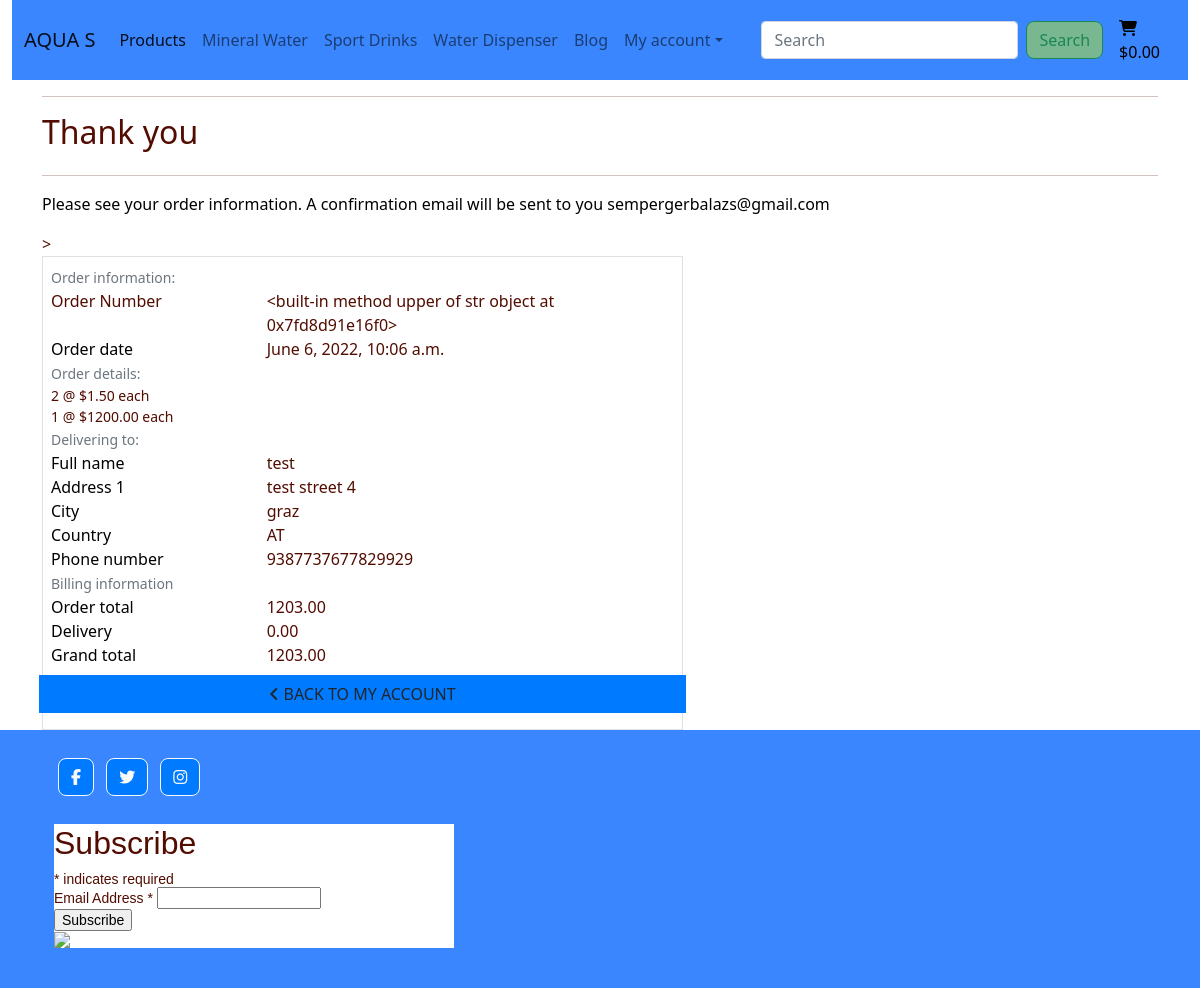
The app's page /profile/order_history/<built-in method upper of str object at 0x7fd8d91e16f0> with its own data.
### checkout/models.py (models this page shows, shortened)
class Order(models.Model):
    order_number = models.CharField(max_length=32, null=False, editable=False)
    user_profile = models.ForeignKey(UserProfile, on_delete=models.SET_NULL,
                                     null=True, blank=True, related_name='orders')
    full_name = models.CharField(max_length=50, null=False, blank=False)
    email = models.EmailField(max_length=254, null=False, blank=False)
    phone_number = models.CharField(max_length=20, null=False, blank=False)
    country = CountryField(blank_label='Country *', null=False, blank=False)
    post_code = models.CharField(max_length=20, null=True, blank=True)
    city = models.CharField(max_length=30, null=False, blank=False)
    address_1 = models.CharField(max_length=30, null=False, blank=False)
    address_2 = models.CharField(max_length=30, null=True, blank=True)
    date = models.DateTimeField(auto_now_add=True)
    delivery_cost = models.DecimalField(max_digits=6, decimal_places=2, null=False, default=0)
    order_total = models.DecimalField(max_digits=10, decimal_places=2, null=False, default=0)
    grand_total = models.DecimalField(max_digits=10, decimal_places=2, null=False, default=0)
    original_bag = models.TextField(null=False, blank=False, default='')
    stripe_pid = models.CharField(max_length=254, null=False, blank=False, default='')

class OrderLineItem(models.Model):
    order = models.ForeignKey(Order, null=False, blank=False, on_delete=models.CASCADE, related_name='lineitems')
    product = models.ForeignKey(Product, null=False, blank=False, on_delete=models.CASCADE)
    quantity = models.IntegerField(null=False, blank=False, default=0)
    lineitem_total = models.DecimalField(max_digits=6, decimal_places=2, null=False, blank=False, editable=False)

### products/models.py (models this page shows, shortened)
class Product(models.Model):
    category = models.ForeignKey('Category', null=True, blank=True, on_delete=models.SET_NULL)
    name = models.CharField(max_length=254)
    description = models.TextField()
    price = models.DecimalField(max_digits=6, decimal_places=2)
    rating = models.DecimalField(max_digits=6, decimal_places=2, null=True, blank=True)
    image_url = models.URLField(max_length=1024, null=True, blank=True)
    image = models.ImageField(null=True, blank=True)
    objects = models.Manager()

### profiles/views.py (the view)
# urls.py: path('order_history/<order_number>', views.order_history, name='order_history'),
def order_history(request, order_number):
    order = get_object_or_404(Order, order_number=order_number)
    messages.info(request, (
        f'this is a past confirmation for {order_number},'
        'A confirmation email was sent on the order date.'
    ))
    template = 'checkout/checkout_success.html'
    context = {
        'order': order,
        'from_profile': True,
    }
    return render(request, template, context)

### bag/contexts.py (called while the page is built, shortened)
def bag_contents(request):
    bag_items = []
    total = 0
    product_quantity = 0
    bag = request.session.get('bag', {})
    if total < settings.FREE_DELIVERY_TRESHOLD:
        delivery = total * Decimal(settings.STANDARD_DELIVERY_PERCENTAGE / 100)
        free_delivery_delta = settings.FREE_DELIVERY_TRESHOLD - total
    else:
        delivery = 0
        free_delivery_delta = 0
    grand_total = delivery + total
    context = {
        'bag_items': bag_items,
        'total': total,
        'product_quantity': product_quantity,
        'delivery': delivery,
        'free_delivery_delta': free_delivery_delta,
        'free_delivery_treshold': settings.FREE_DELIVERY_TRESHOLD,
        'grand_total': grand_total,
    }
    return context

### checkout/templates/checkout/checkout_success.html (shortened to what this page needs)
{% extends 'base.html' %}
{% load static %}
{% block extra_css %}
    <link rel="stylesheet" href="{% static 'checkout/checkout.css' %}">
{% endblock %}
{% block content %}
    <div class="overlay"></div>
    <div class="container">
        <div class="row">
            <div class="col">
                <hr>
                <h2 class="logo-font mb-4">Thank you</h2>
                <hr>
                <p class="text-black">Please see your order information. A confirmation email will be sent to you {{ order.email }}</p>
            </div>
        </div>>
        <div class="row">
            <div class="col-12 col-lg-7">
                <div class="order-confirmation-wrapper p-2 border">
                    <div class="row">
                        <div class="col">
                            <small class="text-muted">Order information:</small>
                        </div>
                    </div>
                    <div class="row">
                        <div class="col-12 col-md-4">
                            <p class="mb-0 text-block font-weight-bold">Order Number</p>
                        </div>
                        <div class="col-12 col-md-8 text-md-right">
                            <p class="mb-0">{{ order.order_number }}</p>
                        </div>
                    </div>
                    <div class="row">
                        <div class="col-12 col-md-4">
                            <p class="mb-0 text-black font-weight-bold">Order date</p>
                        </div>
                        <div class="col-12 col-md-8 text-md-right">
                            <p class="mb-0">{{ order.date }}</p>
                        </div>
                    </div>
                    <div class="row">
                        <div class="col">
                            <small class="text-muted">Order details:</small>
                        </div>
                    </div>
                    {% for item in order.lineitems.all %}
                    <div class="row">
                        <div class="col-12 col-md-8 text-md-right">
                            <p class="small mb-0">{{ item.quantity }} @ ${{ item.product.price }} each</p>
                        </div>
                    </div>
                    {% endfor %}
                    <div class="row">
                        <div class="col">
                            <small class="text-muted">Delivering to:</small>
                        </div>
                    </div>
                    <div class="row">
                        <div class="col-12 col-md-4">
                            <p class="mb-0 text-black font-weight-bold">Full name</p>
                        </div>
                        <div class="col-12 col-md-8 text-md-right">
                            <p class="mb-0">{{ order.full_name }}</p>
                        </div>
                    </div>
                    <div class="row">
                        <div class="col-12 col-md-4">
                            <p class="mb-0 text-black font-weight-bold">Address 1</p>
                        </div>
                        <div class="col-12 col-md-8 text-md-right">
                            <p class="mb-0">{{ order.address_1 }}</p>
                        </div>
                    </div>
                    <div class="row">
                        <div class="col-12 col-md-4">
                            <p class="mb-0 text-black font-weight-bold">City</p>
                        </div>
                        <div class="col-12 col-md-8 text-md-right">
                            <p class="mb-0">{{ order.city }}</p>
                        </div>
                    </div>
                    <div class="row">
                        <div class="col-12 col-md-4">
                            <p class="mb-0 text-black font-weight-bold">Country</p>
                        </div>
                        <div class="col-12 col-md-8 text-md-right">
                            <p class="mb-0">{{ order.country }}</p>
                        </div>
                    </div>
                    <div class="row">
                        <div class="col-12 col-md-4">
                            <p class="mb-0 text-black font-weight-bold">Phone number</p>
                        </div>
                        <div class="col-12 col-md-8 text-md-right">
                            <p class="mb-0">{{ order.phone_number }}</p>
                        </div>
                    </div>
                    <div class="row">
                        <div class="col">
                            <small class="text-muted">Billing information</small>
                        </div>
                    </div>
                    <div class="row">
                        <div class="col-12 col-md-4">
                            <p class="mb-0 text-black font-weight-bold">Order total</p>
                        </div>
                        <div class="col-12 col-md-8 text-md-right">
                            <p class="mb-0">{{ order.order_total }}</p>
                        </div>
                    </div>
                    <div class="row">
                        <div class="col-12 col-md-4">
                            <p class="mb-0 text-black font-weight-bold">Delivery</p>
                        </div>
                        <div class="col-12 col-md-8 text-md-right">
                            <p class="mb-0">{{ order.delivery_cost }}</p>
                        </div>
                    </div>
                    <div class="row">
                        <div class="col-12 col-md-4">
                            <p class="mb-0 text-black font-weight-bold">Grand total</p>
                        </div>
                        <div class="col-12 col-md-8 text-md-right">
                            <p class="mb-0">{{ order.grand_total }}</p>
                        </div>
                        {% if from_profile %}
                            <a href="{% url 'profile' %}" class="btn btn-black rounded-0 my-2">
                                <span class="icon mr-2">
                                    <i class="fas fa-angle-left"></i>
                                </span>
                                <span class="text-uppercase">Back to my account</span>
                            </a>
                        {% endif %}
                    </div>
                </div>
            </div>
        </div>
    </div>
{% endblock %}

### static/css/base.css (style rules this page uses)
html { height: 100%; }
body { background: url('/media/sunset.png') no-repeat center center fixed; background-size: cover; height: calc(100vh - 164px); color: #520c00; }
.overlay { height: 100%; width: 100%; top: 0; left: 0; position: fixed; background: #fff; z-index: -1; }
.btn { background: #007bff; border-radius: 0.5rem; }

### records on screen
Order: email "sempergerbalazs@gmail.com", order_number "<built-in method upper of str object at 0x7fd8d91e16f0>", date "June 6, 2022, 10:06 a.m.", full_name "test", address_1 "test street 4", city "graz", country "AT", phone_number "9387737677829929", order_total "1203.00", delivery_cost "0.00", grand_total "1203.00"
OrderLineItem: quantity "2", product.price "1.50"
OrderLineItem: quantity "1", product.price "1200.00"
